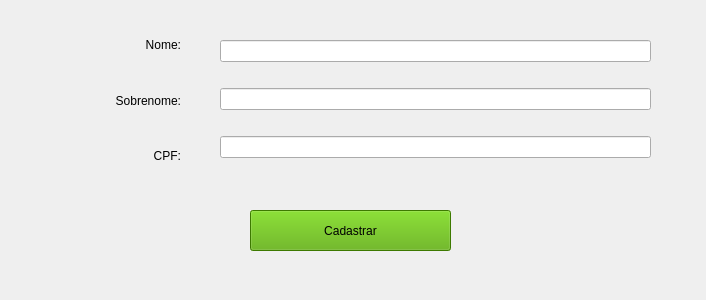
<?xml version="1.0" encoding="UTF-8"?>
<ui version="4.0">
 <class>Form</class>
 <widget class="QWidget" name="Form">
  <property name="geometry">
   <rect>
    <x>0</x>
    <y>0</y>
    <width>706</width>
    <height>300</height>
   </rect>
  </property>
  <property name="minimumSize">
   <size>
    <width>706</width>
    <height>300</height>
   </size>
  </property>
  <property name="maximumSize">
   <size>
    <width>706</width>
    <height>300</height>
   </size>
  </property>
  <property name="windowTitle">
   <string>Cadastrar Pessoas</string>
  </property>
  <widget class="QWidget" name="verticalLayoutWidget">
   <property name="geometry">
    <rect>
     <x>220</x>
     <y>20</y>
     <width>431</width>
     <height>161</height>
    </rect>
   </property>
   <layout class="QVBoxLayout" name="verticalLayout">
    <item>
     <widget class="QLineEdit" name="lineEdit_3"/>
    </item>
    <item>
     <widget class="QLineEdit" name="lineEdit_2"/>
    </item>
    <item>
     <widget class="QLineEdit" name="lineEdit"/>
    </item>
   </layout>
  </widget>
  <widget class="QPushButton" name="btnCadastrar">
   <property name="geometry">
    <rect>
     <x>250</x>
     <y>210</y>
     <width>201</width>
     <height>41</height>
    </rect>
   </property>
   <property name="styleSheet">
    <string notr="true">background-color: rgb(85, 170, 0);
font: 75 9pt &quot;MS Shell Dlg 2&quot;;</string>
   </property>
   <property name="text">
    <string>Cadastrar</string>
   </property>
  </widget>
  <widget class="QWidget" name="verticalLayoutWidget_2">
   <property name="geometry">
    <rect>
     <x>70</x>
     <y>20</y>
     <width>111</width>
     <height>161</height>
    </rect>
   </property>
   <layout class="QVBoxLayout" name="verticalLayout_2">
    <item>
     <widget class="QLabel" name="lblNome">
      <property name="text">
       <string>Nome:</string>
      </property>
      <property name="alignment">
       <set>Qt::AlignRight|Qt::AlignTrailing|Qt::AlignVCenter</set>
      </property>
     </widget>
    </item>
    <item>
     <widget class="QLabel" name="lblSobrenome">
      <property name="text">
       <string>Sobrenome:</string>
      </property>
      <property name="alignment">
       <set>Qt::AlignRight|Qt::AlignTrailing|Qt::AlignVCenter</set>
      </property>
     </widget>
    </item>
    <item>
     <widget class="QLabel" name="lblCPF">
      <property name="text">
       <string>CPF:</string>
      </property>
      <property name="alignment">
       <set>Qt::AlignRight|Qt::AlignTrailing|Qt::AlignVCenter</set>
      </property>
     </widget>
    </item>
   </layout>
  </widget>
 </widget>
 <resources/>
 <connections/>
</ui>
